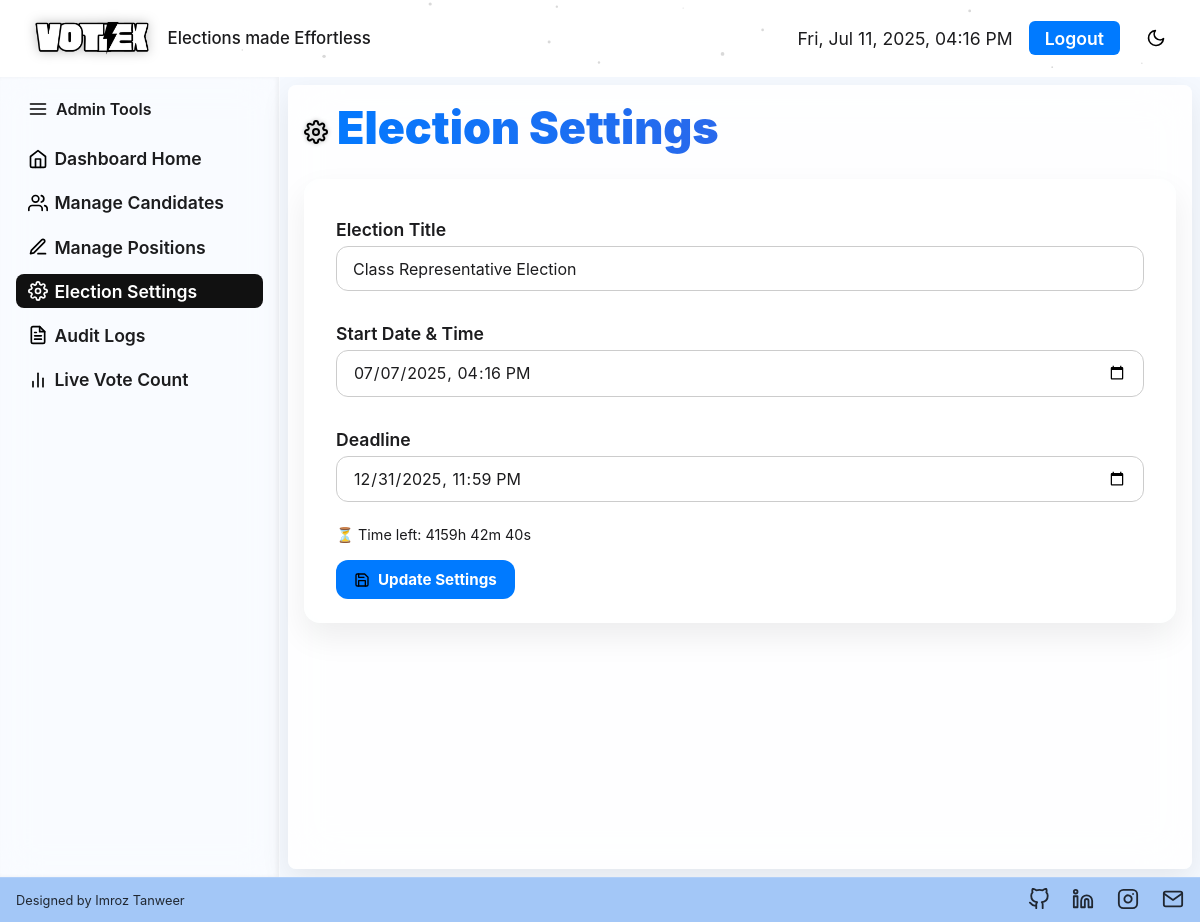
The page /election_settings (signed in) on the database its author committed.
### tables this page shows
CREATE TABLE elections (
            id INTEGER PRIMARY KEY AUTOINCREMENT,
            title TEXT NOT NULL,
            start_date TEXT,
            deadline TEXT
        );

### app.py (the view, shortened to what this page needs)
@app.route('/election_settings', methods=['GET', 'POST'])
@admin_required
def election_settings():
    db = get_db()
    election = get_election_info()
    return render_template('election_settings.html', election=election)

### app.py (called while the page is built)
def get_db():
    conn = sqlite3.connect(DATABASE)
    conn.row_factory = sqlite3.Row
    return conn

def admin_required(f):
    @wraps(f)
    def admin_check(*args, **kwargs):
        if session.get('role') != 'admin':
            flash('Admin access required.')
            return redirect(url_for('login'))
        return f(*args, **kwargs)
    return admin_check

def get_election_info():
    db = get_db()
    election = db.execute("SELECT * FROM elections WHERE id = 1").fetchone()
    db.close()
    return election

### templates/election_settings.html (shortened to what this page needs)
{% extends "admin_base.html" %}
{% block admin_content %}
<h1 class="page-heading flex-heading">
  <img src="{{ url_for('static', filename='icons/settings.svg') }}" alt="Settings" class="heading-icon-lg" />
  Election Settings
</h1>
<form method="POST" class="glass-box" onsubmit="return validateDeadline()" style="max-width: 100%; margin-top: 1.5rem;">
  <label for="title">Election Title</label>
  <input type="text" id="title" name="title" value="{{ election.title }}" required />
  <label for="start">Start Date & Time</label>
  <input type="datetime-local" id="start" name="start" value="{{ election.start_date }}" required />
  <label for="deadline">Deadline</label>
  <input type="datetime-local" id="deadline" name="deadline" value="{{ election.deadline }}" required oninput="updateCountdown()" />
  <div id="countdown" class="countdown-text"></div>
  <button type="submit" class="glass-btn btn-update" style="margin-top: 1rem;">
    <img src="{{ url_for('static', filename='icons/save.svg') }}" alt="Save" class="btn-icon" />
    Update Settings
  </button>
</form>
{% endblock %}

### static/style.css (style rules this page uses)
* { box-sizing: border-box; margin: 0; padding: 0; font-family: -apple-system, BlinkMacSystemFont, "Segoe UI", Roboto, Oxygen, Ubuntu, Cantarell, "Open Sans", "Helvetica Neue", sans-serif; }
:root { --babyblue: #a3c7f7; --darkblue: #2a3d66; --light-bg: #f5f9ff; --dark-bg: #121212; --glass-bg-light: rgba(255, 255, 255, 0.85); --glass-bg-dark: rgba(0, 0, 0, 0.35); --text-light: #1c1c1e; --text-dark: #f2f2f7; --button-bg-light: #007aff; --button-bg-dark: #3a4a7b; --toggle-glass: rgba(0, 0, 0, 0.2); }
html[data-theme='light'] { --bg: var(--light-bg); --text: var(--text-light); --glass-bg: var(--glass-bg-light); --button-bg: var(--button-bg-light); --nav-bg: var(--babyblue); }
body { background: var(--bg); color: var(--text); min-height: 100vh; display: flex; flex-direction: column; overflow-x: hidden; -webkit-overflow-scrolling: touch; padding-bottom: env(safe-area-inset-bottom); position: relative; transition: background 0.4s ease, color 0.4s ease; font-size: clamp(0.95rem, 1vw + 0.5rem, 1.1rem); }
button, .votex-login-btn { background-color: var(--button-bg); color: white; padding: 0.6rem 1.2rem; border-radius: 14px; font-weight: 600; cursor: pointer; border: none; transition: all 0.3s ease; text-decoration: none; }
html[data-theme="light"] .search-icon, html[data-theme="light"] .heading-icon-lg { filter: brightness(0) drop-shadow(0 0 2px rgba(0, 0, 0, 0.3)); }
.page-heading { font-size: 2.8rem; font-weight: 900; margin-bottom: 1.5rem; background: linear-gradient(to right, #007aff, #5856d6); -webkit-background-clip: text; -webkit-text-fill-color: transparent; user-select: none; }

### templates/election_settings.html (style rules this page uses)
.glass-box { background: rgba(255, 255, 255, 0.06); backdrop-filter: blur(18px); border-radius: 16px; padding: 1.5rem 2rem; box-shadow: 0 14px 32px rgba(0, 0, 0, 0.07); color: var(--text); }
.glass-box label { display: block; font-weight: 600; margin: 1rem 0 0.4rem; }
.glass-box input, .glass-box select { width: 100%; padding: 0.7rem 1rem; font-size: 1rem; border-radius: 12px; border: 1px solid var(--input-border, #ccc); background: rgba(255, 255, 255, 0.65); color: var(--text); transition: all 0.3s ease; margin-bottom: 1rem; box-sizing: border-box; }
.btn-update { padding: 10px 18px; border: none; border-radius: 12px; color: white; font-weight: 700; cursor: pointer; backdrop-filter: blur(6px); transition: all 0.25s ease; font-size: 0.95rem; margin: 3px 4px 0 0; display: inline-flex; align-items: center; gap: 0.5rem; background: var(--button-bg); }
.btn-icon { width: 16px; height: 16px; vertical-align: middle; }
.countdown-text { margin-top: 0.5rem; font-size: 0.9rem; color: var(--text); }

### templates/admin_base.html (style rules this page uses)
:root { --text: #111; --glass-bg: rgba(255, 255, 255, 0.12); --sidebar-bg: rgba(255, 255, 255, 0.4); --hover-bg: rgba(0, 0, 0, 0.08); --active-bg: #111; --active-text: #fff; --active-icon: invert(1); }
body { background-color: transparent !important; }
.admin-main-content h1, .admin-main-content h2, .admin-main-content h3, .admin-main-content th, .admin-main-content td, .admin-main-content p { color: var(--text); }

### rows shown on the page
elections: title "Class Representative Election", start "07/07/2025 16:16", deadline "12/31/2025 23:59"
